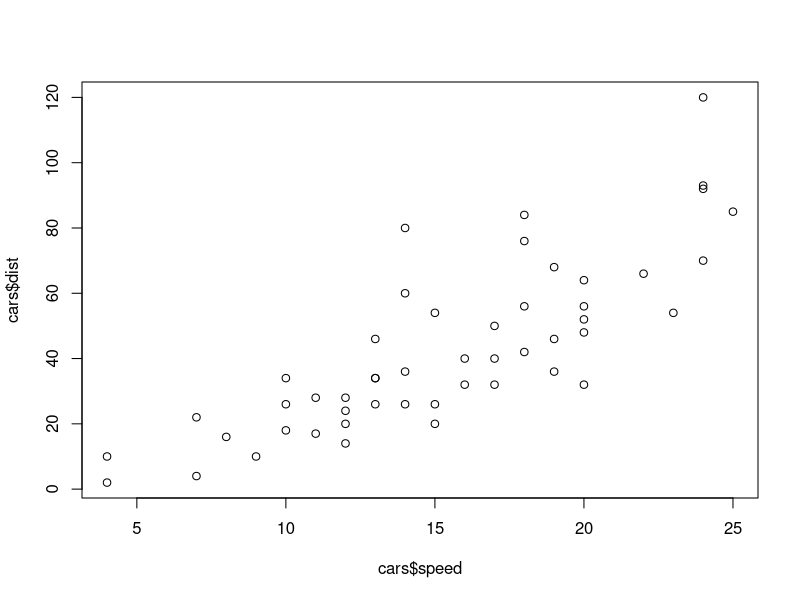
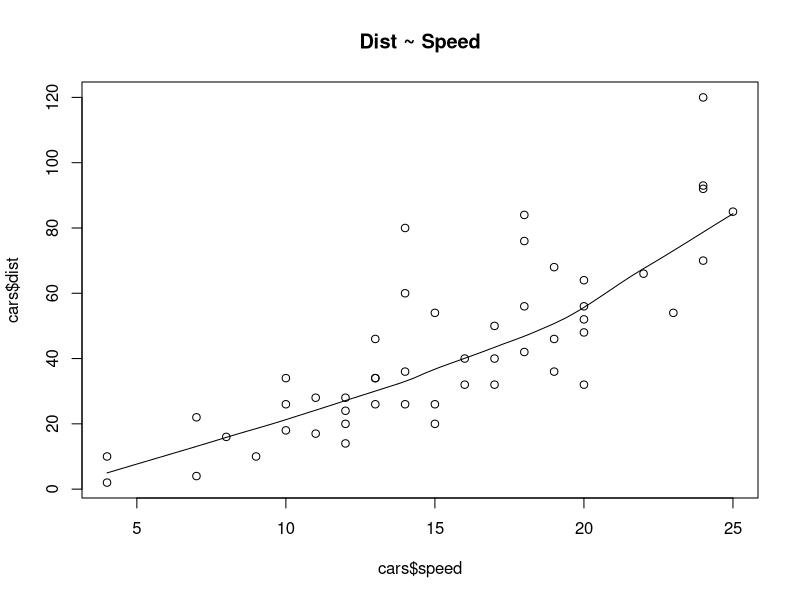
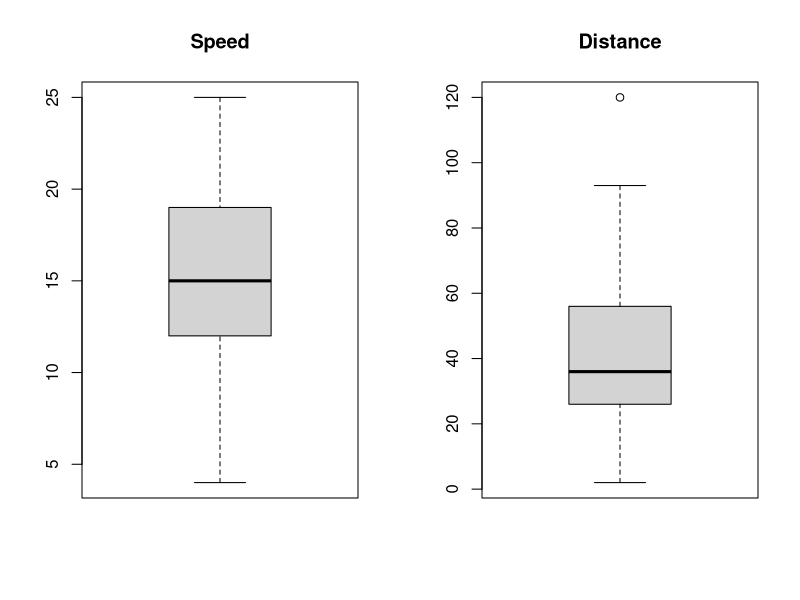
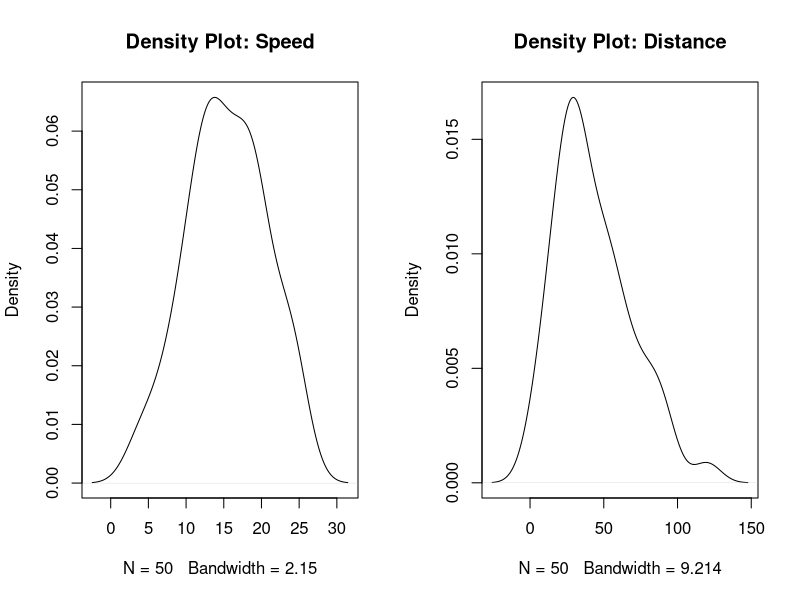
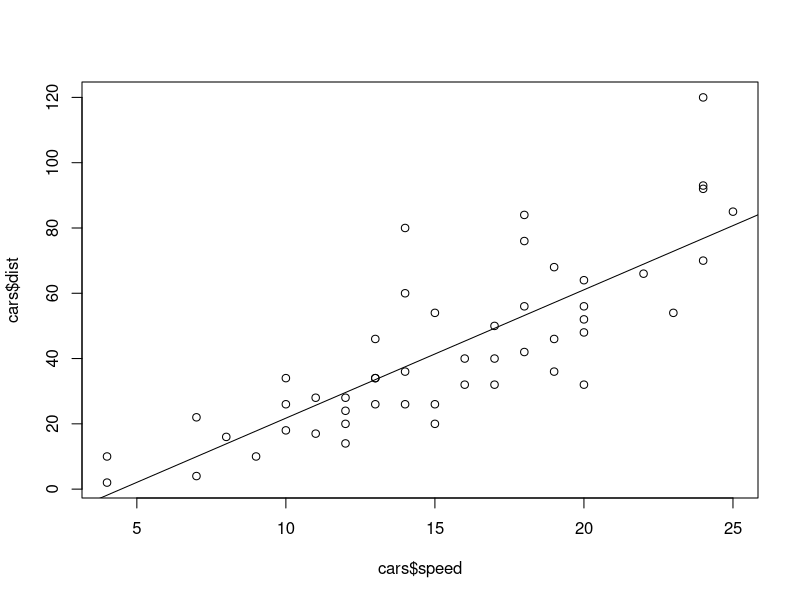
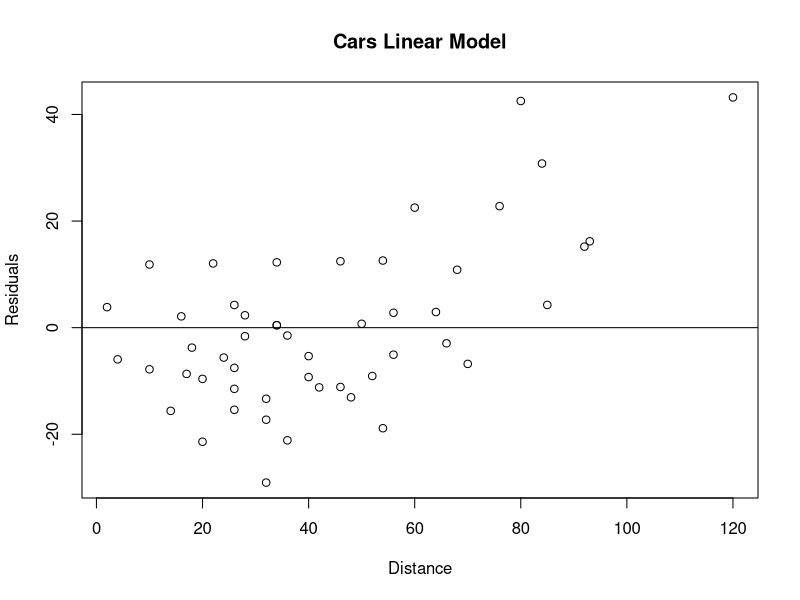
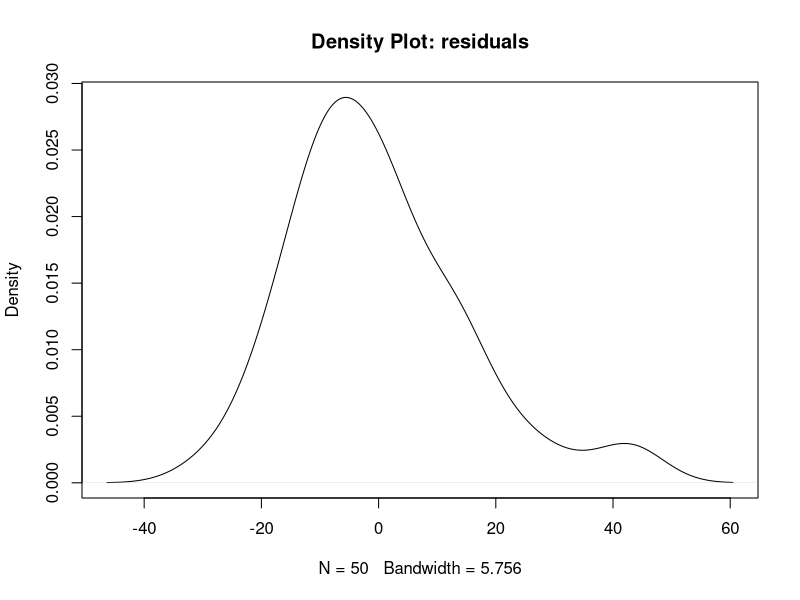
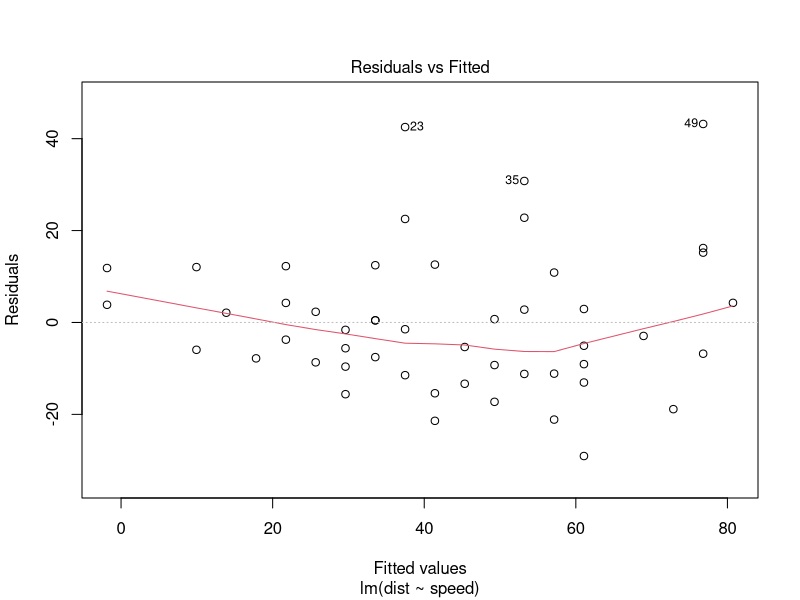

R code for these plots, in order:
#inspect the start of the dataset
head(cars)
#check the correlation between the variables
cor(cars$speed, cars$dist)
#scatterplot of the dataset using the following code.
plot(cars$speed, cars$dist)
#smoothed line of the points might help to visualise a linear relationship.
scatter.smooth(x=cars$speed, y=cars$dist, main="Dist ~ Speed")  # scatterplot
#box plot can help us check for outliers
par(mfrow=c(1, 2))  # divide graph area in 2 columns
boxplot(cars$speed, main="Speed") # box plot for 'speed'
boxplot.stats(cars$speed)$out # display outliers
boxplot(cars$dist, main="Distance")  # box plot for 'distance'
boxplot.stats(cars$dist)$out # display outliers
#density of the variables. 
plot(density(cars$speed), main="Density Plot: Speed")  # density plot for 'speed'
plot(density(cars$dist), main="Density Plot: Distance")
par(mfrow=c(1, 1))  # back to 1 plot
#fit our linear model as follows:
cars.lm <- lm(dist ~ speed, data=cars)  # build linear regression model on full data
print(cars.lm)
#inspect the results
summary(cars.lm)
#visualise our regression line on a scatterplot of our data.
plot(cars$speed, cars$dist)
abline(cars.lm)
#compute the residuals
cars.res <- resid(cars.lm)
#plot the residuals against the observed values
plot(cars$dist, cars.res, ylab="Residuals", xlab="Distance", 
     main="Cars Linear Model") 
abline(0, 0)                  # the horizon
#inspect the residuals density
plot(density(cars.res), main="Density Plot: residuals") 

#We can also see a number of other plots with a single command
plot(cars.lm) # each plot individually
par(mfrow=c(2,2)) # 2x2 grid of plots
plot(cars.lm)
par(mfrow=c(1, 1))  # back to 1 plot
#we could create the standardised residuals and create a normal probability plot (Q-Q plot) manually.
cars.stdres = rstandard(cars.lm)
qqnorm(cars.stdres, 
       ylab="Standardized Residuals", 
       xlab="Normal Scores", 
       main="Cars dataset") 
qqline(cars.stdres)




